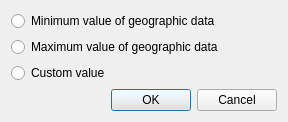
<?xml version="1.0" encoding="UTF-8"?>
<ui version="4.0">
 <class>RawDataBackgroundEditDialog</class>
 <widget class="QDialog" name="RawDataBackgroundEditDialog">
  <property name="geometry">
   <rect>
    <x>0</x>
    <y>0</y>
    <width>288</width>
    <height>109</height>
   </rect>
  </property>
  <property name="windowTitle">
   <string>Dialog</string>
  </property>
  <layout class="QVBoxLayout" name="verticalLayout">
   <item>
    <widget class="QRadioButton" name="minRadioButton">
     <property name="text">
      <string>Minimum value of geographic data</string>
     </property>
    </widget>
   </item>
   <item>
    <widget class="QRadioButton" name="maxRadioButton">
     <property name="text">
      <string>Maximum value of geographic data</string>
     </property>
    </widget>
   </item>
   <item>
    <layout class="QHBoxLayout" name="horizontalLayout">
     <item>
      <widget class="QRadioButton" name="customRadioButton">
       <property name="text">
        <string>Custom value</string>
       </property>
      </widget>
     </item>
     <item>
      <widget class="GridRelatedConditionEditWidgetContainer" name="customWidget" native="true"/>
     </item>
    </layout>
   </item>
   <item>
    <widget class="QDialogButtonBox" name="buttonBox">
     <property name="orientation">
      <enum>Qt::Horizontal</enum>
     </property>
     <property name="standardButtons">
      <set>QDialogButtonBox::Cancel|QDialogButtonBox::Ok</set>
     </property>
    </widget>
   </item>
  </layout>
 </widget>
 <customwidgets>
  <customwidget>
   <class>GridRelatedConditionEditWidgetContainer</class>
   <extends>QWidget</extends>
   <header>pre/gridcond/base/gridrelatedconditioneditwidgetcontainer.h</header>
   <container>1</container>
  </customwidget>
 </customwidgets>
 <resources/>
 <connections>
  <connection>
   <sender>buttonBox</sender>
   <signal>accepted()</signal>
   <receiver>RawDataBackgroundEditDialog</receiver>
   <slot>accept()</slot>
   <hints>
    <hint type="sourcelabel">
     <x>257</x>
     <y>99</y>
    </hint>
    <hint type="destinationlabel">
     <x>157</x>
     <y>274</y>
    </hint>
   </hints>
  </connection>
  <connection>
   <sender>buttonBox</sender>
   <signal>rejected()</signal>
   <receiver>RawDataBackgroundEditDialog</receiver>
   <slot>reject()</slot>
   <hints>
    <hint type="sourcelabel">
     <x>278</x>
     <y>99</y>
    </hint>
    <hint type="destinationlabel">
     <x>286</x>
     <y>274</y>
    </hint>
   </hints>
  </connection>
 </connections>
</ui>
